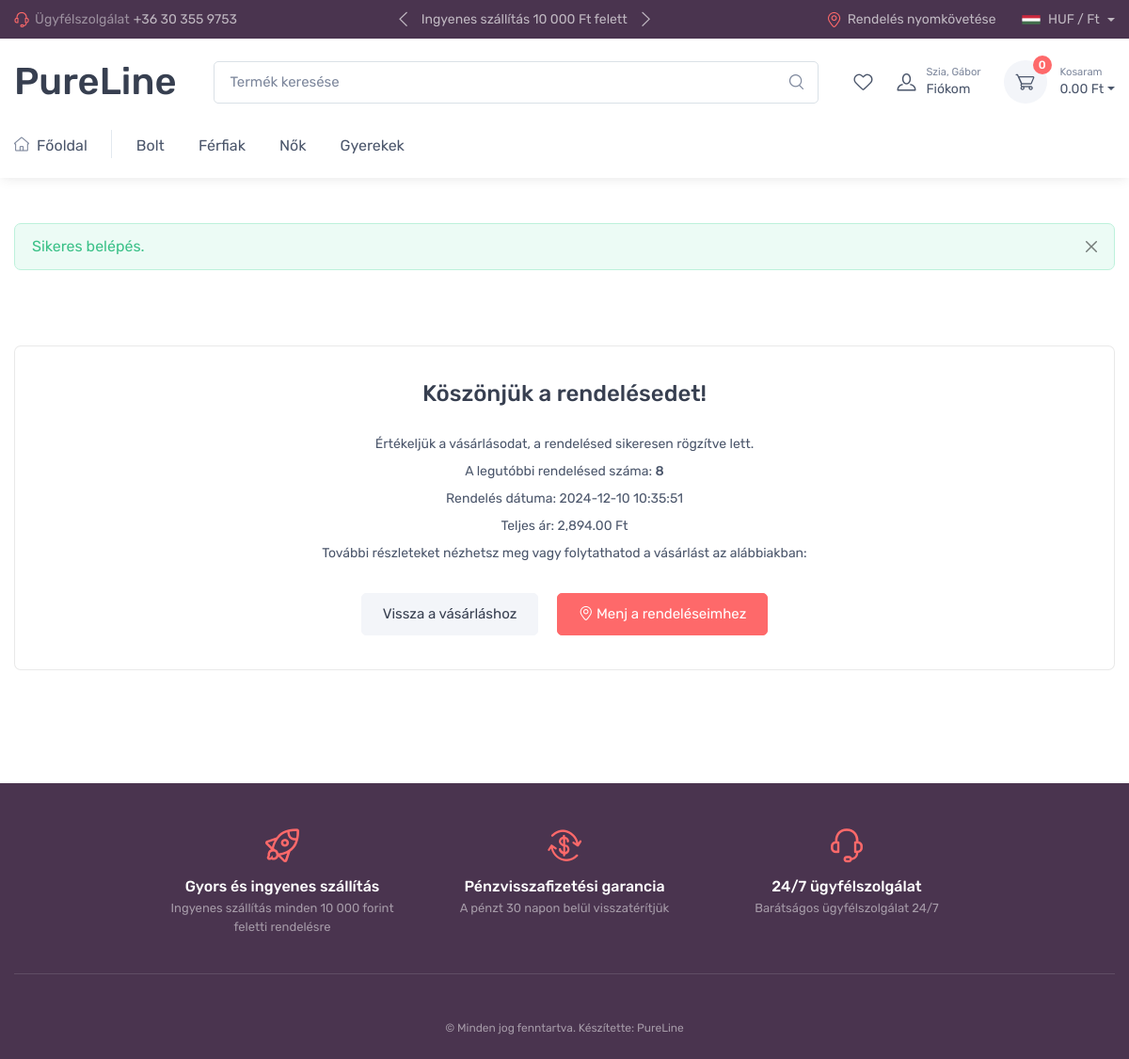
The app's page /checkout-complete.php (signed in) with its own data.
### tables this page shows
CREATE TABLE `orders` (
  `id` int(11) NOT NULL,
  `customer_id` int(11) NOT NULL,
  `order_status` int(11) NOT NULL,
  `shipping` text NOT NULL,
  `cart` text NOT NULL,
  `user` text NOT NULL,
  `order_date` varchar(255) NOT NULL,
  `total_price` int(11) NOT NULL
);

### htdocs/checkout-complete.php (the view, shortened to what this page needs)
<?php
require_once('files/header.php');
if (isset($_SESSION['user'])) {
    $u = $_SESSION['user'];
    $user_id = $u['id'];
    $sql = "SELECT id, order_date, total_price FROM orders WHERE customer_id = $user_id ORDER BY order_date DESC LIMIT 1";
    $result = $conn->query($sql);
    if ($result->num_rows > 0) {
      $order = $result->fetch_assoc();
      $formatted_date = date('Y-m-d H:i:s', $order["order_date"]);
      echo '
      <div class="container pb-5 mb-sm-4">
          <div class="pt-5">
              <div class="card py-3 mt-sm-3">
                  <div class="card-body text-center">
                      <h2 class="h4 pb-3">Köszönjük a rendelésedet!</h2>
                      <p class="fs-sm mb-2">Értékeljük a vásárlásodat, a rendelésed sikeresen rögzítve lett.</p>
                      <p class="fs-sm mb-2">A legutóbbi rendelésed száma: <span class="fw-medium">' . $order["id"] . '</span></p>
                      <p class="fs-sm mb-2">Rendelés dátuma: ' . $formatted_date . '</p>
                      <p class="fs-sm mb-2">Teljes ár: ' . number_format($order["total_price"], 2) . ' Ft</p>
                      <p class="fs-sm">További részleteket nézhetsz meg vagy folytathatod a vásárlást az alábbiakban:</p>
                      <a class="btn btn-secondary mt-3 me-3" href="shop.php">Vissza a vásárláshoz</a>
                      <a class="btn btn-primary mt-3" href="' . ( $_SESSION['user']['user_type'] === 'admin' ? 'admin-account-orders.php' : 'account-orders.php') . '"><i class="ci-location"></i>&nbsp;Menj a rendeléseimhez</a>
                  </div>
              </div>
          </div>
      </div>';
    }
}
require_once('files/footer.php');
?>

### records on screen
orders: id "8", order_date "2024-12-10 10:35:51", total_price "2,894.00"

### other values on screen
$_SESSION['user']['last_name'] "Gábor"
$cart_count "0"
$cart_total "0.00"
$_SESSION['alert']['message'] "Sikeres belépés."
